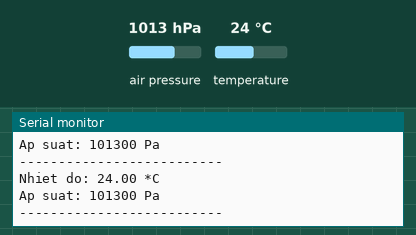
This program was run on a simulated ESP8266 (NodeMCU). On the bench: the last lines printed to the serial monitor. The inputs (shaded band) are chosen by the test bench; at power-on: air pressure 1013 hPa, temperature 24 °C.

Above: at 2.8 s.
2.9 s: air pressure set to 952 hPa
At 4.4 s:
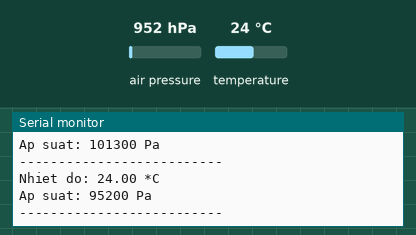
5.6 s: temperature set to 12 °C
At 7.5 s:
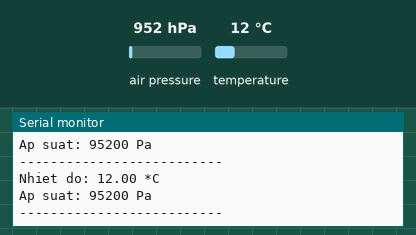
8.3 s: air pressure set to 975 hPa
At 11.1 s:
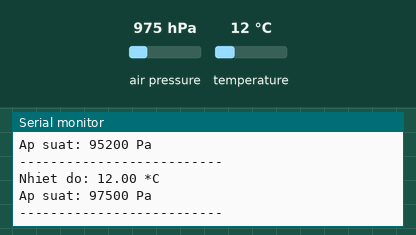
Timing chart, 0 to 12.6 s (numbered marks = the images above; inputs shaded):
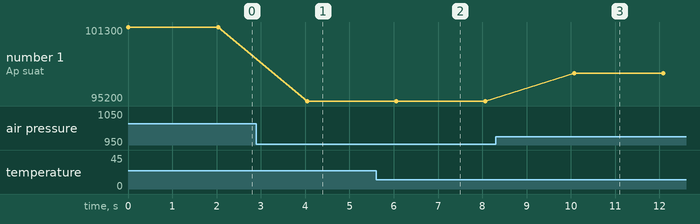

Measured:
- after the input at 2.9 s, the serial monitor: prints a new line after 1.2 s (image 1)
- after the input at 5.6 s, the serial monitor: prints a new line after 0.46 s (image 2)
- after the input at 8.3 s, the serial monitor: prints a new line after 1.8 s (image 3)
- plotted number 1: 101300 → 95200 after the input at 2.9 s, 95200 → 97500 after the input at 8.3 s

The program:

main.cpp
```cpp
#include <Wire.h>
#include <Adafruit_BMP085.h>

#define SDA_PIN D2  // GPIO4
#define SCL_PIN D1  // GPIO5

Adafruit_BMP085 bmp;

void setup() {
    Serial.begin(9600);  // Mở Serial Monitor với baud 9600
    Wire.begin(SDA_PIN, SCL_PIN); // Khởi tạo giao tiếp I2C với BMP180

    // Kiểm tra BMP180 có kết nối không
    if (!bmp.begin()) {
        Serial.println("Khong tim thay BMP180. Kiem tra lai ket noi!");
        while (1) {
            delay(1000);
        }
    }
    Serial.println("BMP180 da ket noi thanh cong!");
}

void loop() {
    // Đọc nhiệt độ (đơn vị: °C)
    float temperature = bmp.readTemperature();
    // Đọc áp suất (đơn vị: Pa)
    int32_t pressure = bmp.readPressure();

    Serial.print("Nhiet do: ");
    Serial.print(temperature);
    Serial.println(" *C");

    Serial.print("Ap suat: ");
    Serial.print(pressure);
    Serial.println(" Pa");

    Serial.println("--------------------------");

    delay(2000);
}
```
